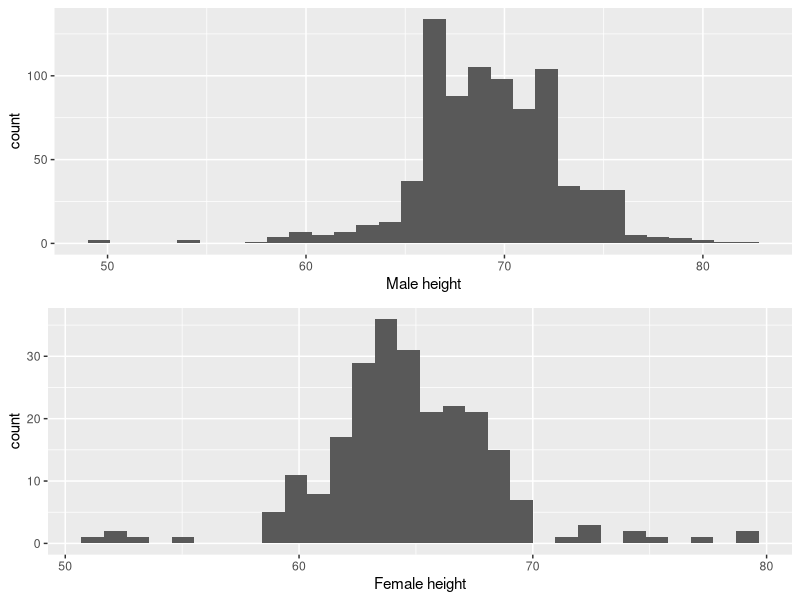
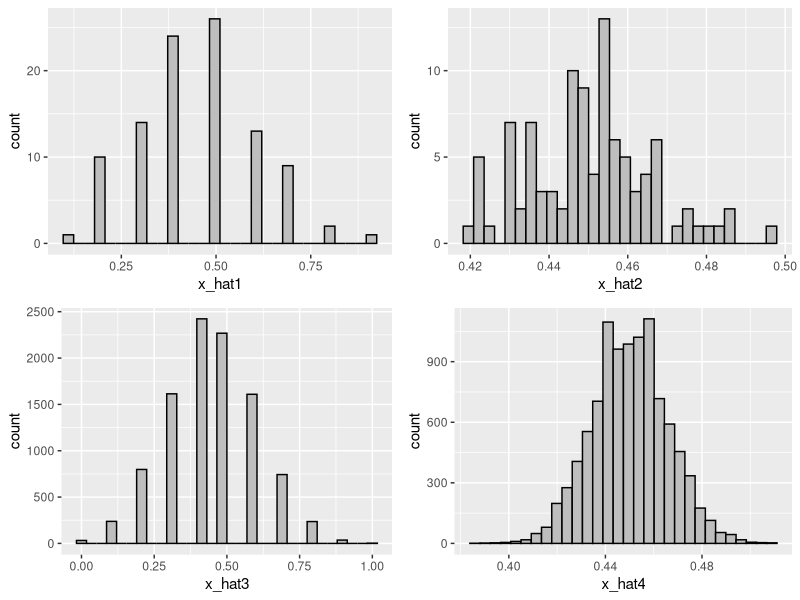

Write the R code that produced these figures, in order. (Note: this script raises an error after producing the figures.)
## ---- chunk 1
library(tidyverse)
library(dslabs)
library(dplyr)
library(cowplot)
## ---- chunk 2
p1 <- heights %>% filter(sex=="Male") %>% ggplot(aes(height)) + geom_histogram() + labs(x="Male height") 
p2 <- heights %>% filter(sex=="Female") %>% ggplot(aes(height)) + geom_histogram() + labs(x="Female height")
plot_grid(p1, p2, nrow=2)
## ---- chunk 3
heights %>% filter(sex=="Male") %>% summarize(mean(height), sd(height))
## ---- chunk 4
heights %>% filter(sex=="Female") %>% summarize(mean(height), sd(height))
## ---- chunk 5
1 - pnorm(61, 64.9394, 3.760656)
## ---- chunk 6
set.seed(1)
p <- 3/(19+16+3)
B <- 1000
greeeen <- sample(c(15,-1), B, replace=TRUE, prob = c(p, 1-p))
S <- sum(greeeen)
S
## ---- chunk 7
m <- B * (p*15 + (1-p)*-1)
m
## ---- chunk 8
se<-sqrt(B) * abs(15+1)*sqrt(p*(1-p))
se
## ---- chunk 9
1-pnorm(0, m, se)
## ---- chunk 10
listoutcome <- replicate(B,{
  X <- sample(c(15,-1), B, replace=TRUE, prob = c(p, 1-p))
  sum(X)
})
mean(listoutcome)
sd(listoutcome)
## ---- chunk 11
mean(listoutcome>0)
## ---- chunk 12
p <- 0.45
N1 <- 10
B1 <- 100
x_hat1 <- replicate(B1, {
  x <- sample(c(0,1), size = N1, replace = TRUE, prob = c(1-p, p))
  mean(x)
})

p <- 0.45
N2 <- 1000
B2 <- 100
x_hat2 <- replicate(B2, {
  x <- sample(c(0,1), size = N2, replace = TRUE, prob = c(1-p, p))
  mean(x)
})

p <- 0.45
N3 <- 10
B3 <- 10000
x_hat3 <- replicate(B3, {
  x <- sample(c(0,1), size = N3, replace = TRUE, prob = c(1-p, p))
  mean(x)
})

p <- 0.45
N4 <- 1000
B4 <- 10000
x_hat4 <- replicate(B4, {
  x <- sample(c(0,1), size = N4, replace = TRUE, prob = c(1-p, p))
  mean(x)
})
## ---- chunk 13
mean(x_hat1)
sd(x_hat1)

mean(x_hat2)
sd(x_hat2)

mean(x_hat3)
sd(x_hat3)

mean(x_hat4)
sd(x_hat4)
## ---- chunk 14
plot1 <- data.frame(x_hat1) %>% ggplot((aes(x_hat1))) + geom_histogram(color="black", fill="gray")
plot2 <- data.frame(x_hat2) %>% ggplot((aes(x_hat2))) + geom_histogram(color="black", fill="gray")
plot3 <- data.frame(x_hat3) %>% ggplot((aes(x_hat3))) + geom_histogram(color="black", fill="gray")
plot4 <- data.frame(x_hat4) %>% ggplot((aes(x_hat4))) + geom_histogram(color="black", fill="gray")

plot_grid(plot1, plot2, plot3, plot4, ncol=2)
## ---- chunk 15
inside1 <- replicate(B1, {
  x <- sample(c(0,1), size = N1, replace = TRUE, prob = c(1-p, p))
  x_hat <- mean(x)
  se_hat <- sqrt(x_hat * (1 - x_hat) / N)
  between(p, x_hat - 1.96 * se_hat, x_hat + 1.96 * se_hat)
  return(c(x_hat, se_hat))
})

inside2 <- replicate(B2, {
  x <- sample(c(0,1), size = N2, replace = TRUE, prob = c(1-p, p))
  x_hat <- mean(x)
  se_hat <- sqrt(x_hat * (1 - x_hat) / N)
  between(p, x_hat - 1.96 * se_hat, x_hat + 1.96 * se_hat)
  return(c(x_hat, se_hat))
})

inside3 <- replicate(B3, {
  x <- sample(c(0,1), size = N3, replace = TRUE, prob = c(1-p, p))
  x_hat <- mean(x)
  se_hat <- sqrt(x_hat * (1 - x_hat) / N)
  between(p, x_hat - 1.96 * se_hat, x_hat + 1.96 * se_hat)
  return(c(x_hat, se_hat))
})

inside4 <- replicate(B4, {
  x <- sample(c(0,1), size = N4, replace = TRUE, prob = c(1-p, p))
  x_hat <- mean(x)
  se_hat <- sqrt(x_hat * (1 - x_hat) / N)
  between(p, x_hat - 1.96 * se_hat, x_hat + 1.96 * se_hat)
  return(c(x_hat, se_hat))
})

d1 <- t(inside1)
dd1 <- as.data.frame(d1) %>% rename(x_hat=V1, se_hat=V2) %>% mutate(lower=x_hat-1.96*se_hat, upper=x_hat+1.96*se_hat, inside=ifelse(lower<=0.45 & upper>=0.45, 'Yes', 'No'), n=seq(1,B1))

d2 <- t(inside2)
dd2 <- as.data.frame(d2) %>% rename(x_hat=V1, se_hat=V2) %>% mutate(lower=x_hat-1.96*se_hat, upper=x_hat+1.96*se_hat, inside=ifelse(lower<=0.45 & upper>=0.45, 'Yes', 'No'), n=seq(1, B2))

d3 <- t(inside3)
dd3 <- as.data.frame(d3) %>% rename(x_hat=V1, se_hat=V2) %>% mutate(lower=x_hat-1.96*se_hat, upper=x_hat+1.96*se_hat, inside=ifelse(lower<=0.45 & upper>=0.45, 'Yes', 'No'), n=seq(1, B3))

d4 <- t(inside4)
dd4 <- as.data.frame(d4) %>% rename(x_hat=V1, se_hat=V2) %>% mutate(lower=x_hat-1.96*se_hat, upper=x_hat+1.96*se_hat, inside=ifelse(lower<=0.45 & upper>=0.45, 'Yes', 'No'), n=seq(1, B4))

p_1 <- dd1 %>% ggplot()+ geom_point(aes(x=x_hat, y=n, color=inside)) +geom_errorbarh(aes(xmax=upper, xmin=lower, y=n, color=inside)) + labs(x=x_hat1)

p_2 <- dd2 %>% ggplot()+ geom_point(aes(x=x_hat, y=n, color=inside)) +geom_errorbarh(aes(xmax=upper, xmin=lower, y=n, color=inside))+ labs(x=x_hat2)

p_3 <-  dd3 %>% ggplot()+ geom_point(aes(x=x_hat, y=n, color=inside)) +geom_errorbarh(aes(xmax=upper, xmin=lower, y=n, color=inside)) + labs(x=x_hat3)

p_4 <-  dd4 %>% ggplot()+ geom_point(aes(x=x_hat, y=n, color=inside)) +geom_errorbarh(aes(xmax=upper, xmin=lower, y=n, color=inside)) + labs(x=x_hat4)

plot_grid(p_1, p_2, p_3, p_4)
